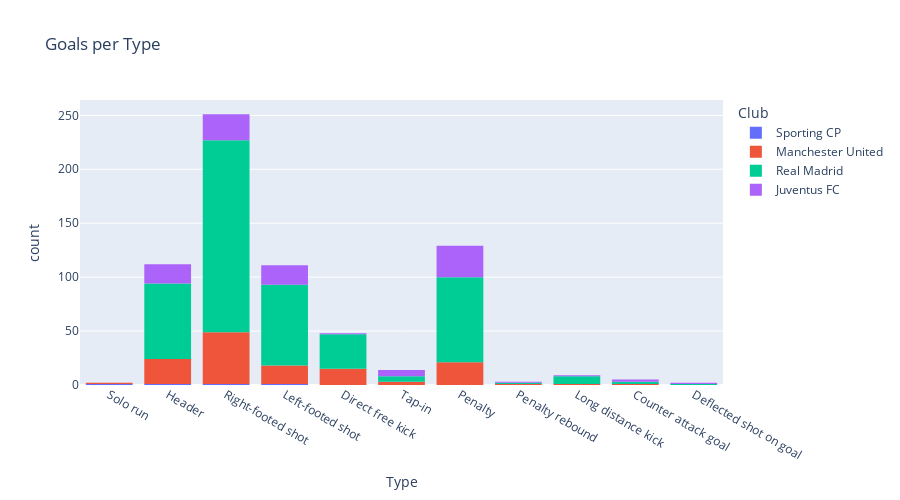

Notebook source saved alongside this figure:
### Markdown cell above
# Type of goals

### Code cell
px.histogram(
    data,
    x='Type',
    title="Goals per Type",
    log_x=False,
    log_y=False,
    height=500,
    color='Club',
    hover_name='Club',
    hover_data=['Playing_Position','Competition','Season','Club'])

### Figure 1 — Plotly figure (JSON) as saved in the notebook; plotly's stock layout.template omitted (floating-point values rounded to 4 significant figures; data arrays with more than 128 entries replaced by an {"elided": "..."} marker saying what was removed)
{"data": [{"alignmentgroup": "True", "bingroup": "x", "hovertemplate": "Club=Sporting CP<br>Type=%{x}<br>count=%{y}<extra></extra>", "legendgroup": "Sporting CP", "marker": {"color": "#636efa", "pattern": {"shape": ""}}, "name": "Sporting CP", "offsetgroup": "Sporting CP", "orientation": "v", "showlegend": true, "type": "histogram", "x": ["Solo run", "Header", "Right-footed shot", "Left-footed shot", null], "xaxis": "x", "yaxis": "y"}, {"alignmentgroup": "True", "bingroup": "x", "hovertemplate": "Club=Manchester United<br>Type=%{x}<br>count=%{y}<extra></extra>", "legendgroup": "Manchester United", "marker": {"color": "#EF553B", "pattern": {"shape": ""}}, "name": "Manchester United", "offsetgroup": "Manchester United", "orientation": "v", "showlegend": true, "type": "histogram", "x": {"elided": "145 str values"}, "xaxis": "x", "yaxis": "y"}, {"alignmentgroup": "True", "bingroup": "x", "hovertemplate": "Club=Real Madrid<br>Type=%{x}<br>count=%{y}<extra></extra>", "legendgroup": "Real Madrid", "marker": {"color": "#00cc96", "pattern": {"shape": ""}}, "name": "Real Madrid", "offsetgroup": "Real Madrid", "orientation": "v", "showlegend": true, "type": "histogram", "x": {"elided": "450 str values"}, "xaxis": "x", "yaxis": "y"}, {"alignmentgroup": "True", "bingroup": "x", "hovertemplate": "Club=Juventus FC<br>Type=%{x}<br>count=%{y}<extra></extra>", "legendgroup": "Juventus FC", "marker": {"color": "#ab63fa", "pattern": {"shape": ""}}, "name": "Juventus FC", "offsetgroup": "Juventus FC", "orientation": "v", "showlegend": true, "type": "histogram", "x": ["Tap-in", "Left-footed shot", "Left-footed shot", "Left-footed shot", "Tap-in", "Penalty", "Right-footed shot", "Right-footed shot", "Tap-in", "Left-footed shot", "Penalty", "Penalty", "Header", "Right-footed shot", "Penalty", "Header", "Penalty", "Right-footed shot", "Header", "Header", "Right-footed shot", "Header", "Header", "Penalty", "Header", "Header", "Left-footed shot", "Header", "Left-footed shot", "Penalty", "Header", "Right-footed shot", "Right-footed shot", "Penalty", "Penalty", "Tap-in", "Right-footed shot", "Right-footed shot", "Left-footed shot", "Header", "Right-footed shot", "Penalty", "Left-footed shot", "Penalty", "Deflected shot on goal", "Right-footed shot", "Left-footed shot", "Right-footed shot", "Penalty", "Penalty", "Right-footed shot", "Penalty", "Tap-in", "Penalty", "Penalty", "Long distance kick", "Direct free kick", "Left-footed shot", "Penalty", "Penalty", "Penalty", "Counter attack goal", "Right-footed shot", "Penalty", "Left-footed shot", "Right-footed shot", "Penalty", "Header", "Right-footed shot", "Penalty", "Right-footed shot", "Right-footed shot", "Right-footed shot", "Left-footed shot", "Right-footed shot", "Penalty", "Penalty", "Penalty", "Penalty", "Header", "Left-footed shot", "Right-footed shot", "Left-footed shot", "Right-footed shot", "Tap-in", "Penalty", "Left-footed shot", "Left-footed shot", "Header", "Header", "Right-footed shot", "Counter attack goal", "Header", "Penalty", "Left-footed shot", "Header", "Right-footed shot", "Penalty", "Header", "Left-footed shot", "Penalty rebound"], "xaxis": "x", "yaxis": "y"}], "layout": {"barmode": "relative", "height": 500, "legend": {"title": {"text": "Club"}, "tracegroupgap": 0}, "title": {"text": "Goals per Type"}, "xaxis": {"anchor": "y", "domain": [0.0, 1.0], "title": {"text": "Type"}}, "yaxis": {"anchor": "x", "domain": [0.0, 1.0], "title": {"text": "count"}}}}
